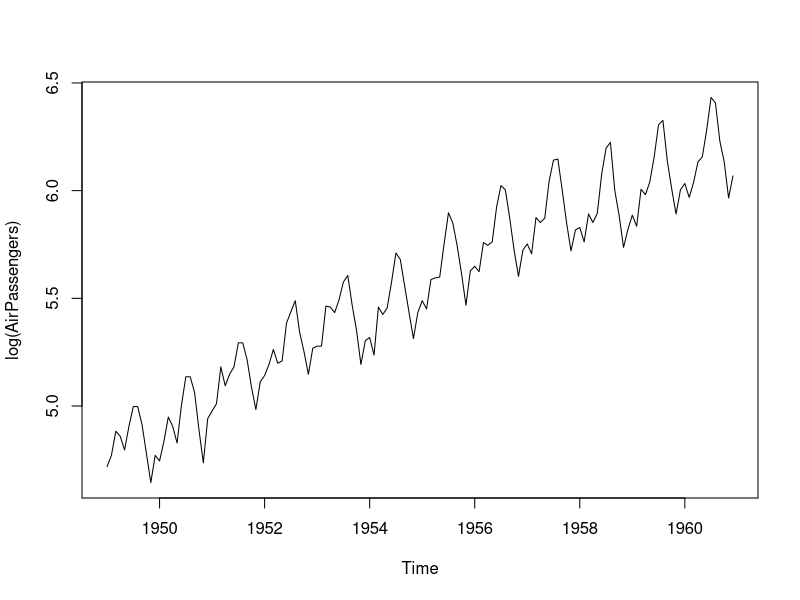

This figure's R source: (Note: this script raises an error after producing the figure.)
## ---- chunk 1
    knitr::asis_output('\\begin{equation}')
if(knitr:::is_latex_output()){
    knitr::asis_output('\\resizebox{0.75\\textwidth}{!}{$')
}
## ---- chunk 2
if(knitr:::is_latex_output()){
    knitr::asis_output('$}')
}
    knitr::asis_output('(\\#eq:ADAMARIMAMultiplicativeMeanLogN)')
    knitr::asis_output('\\end{equation}')
## ---- chunk 3
    knitr::asis_output('\\begin{equation}')
if(knitr:::is_latex_output()){
    knitr::asis_output('\\resizebox{0.85\\textwidth}{!}{$')
}
## ---- chunk 4
if(knitr:::is_latex_output()){
    knitr::asis_output('$}')
}
    knitr::asis_output('(\\#eq:ADAMARIMAMultiplicativeVarianceLogN)')
    knitr::asis_output('\\end{equation}')
## ---- chunk 5
log(AirPassengers) |> plot()
## ---- chunk 6
adamLogSARIMAAir <- vector("list",3)
# logSARIMA(0,1,1)(0,1,1)[12]
adamLogSARIMAAir[[1]] <-
  adam(AirPassengers, "NNN", lags=c(1,12),
       orders=list(ar=c(0,0), i=c(1,1), ma=c(1,1)),
       h=12, holdout=TRUE, distribution="dlnorm")
# logSARIMA(0,2,2)(0,1,1)[12]
adamLogSARIMAAir[[2]] <-
  adam(AirPassengers, "NNN", lags=c(1,12),
       orders=list(ar=c(0,0), i=c(2,1), ma=c(2,2)),
       h=12, holdout=TRUE, distribution="dlnorm")
# logSARIMA(1,1,2)(0,1,1)[12]
adamLogSARIMAAir[[3]] <-
  adam(AirPassengers, "NNN", lags=c(1,12),
       orders=list(ar=c(1,0), i=c(1,1), ma=c(2,1)),
       h=12, holdout=TRUE, distribution="dlnorm")
names(adamLogSARIMAAir) <- c("logSARIMA(0,1,1)(0,1,1)[12]",
                             "logSARIMA(0,2,2)(0,1,1)[12]",
                             "logSARIMA(1,1,2)(0,1,1)[12]")
## ---- chunk 7
sapply(adamLogSARIMAAir, AICc)
## ---- chunk 8
adamETSAir <- adam(AirPassengers, "MMM", h=12, holdout=TRUE)
adamETSAir
## ---- chunk 9
adamLogSARIMAAir[[3]]
